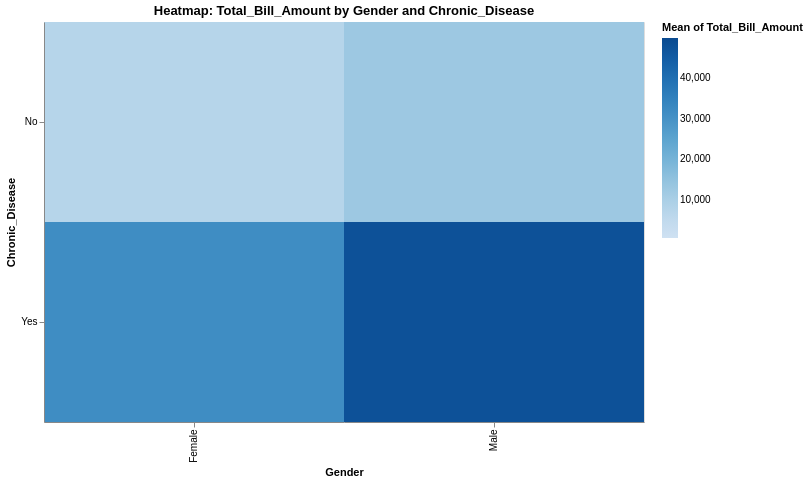

Vega-Lite specification for this chart:
### Vega-Lite specification from a JSON file in a GitHub repository (floating-point values rounded to 4 significant figures; data arrays with more than 128 entries replaced by an {"elided": "..."} marker saying what was removed)
{"$schema": "https://vega.github.io/schema/vega-lite/v5.json", "title": "Heatmap: Total_Bill_Amount by Gender and Chronic_Disease", "width": 600, "height": 400, "data": {"values": {"elided": "500 records"}}, "mark": "rect", "encoding": {"x": {"field": "Gender", "type": "nominal", "scale": {}}, "y": {"field": "Chronic_Disease", "type": "nominal", "scale": {}}, "color": {"aggregate": "mean", "field": "Total_Bill_Amount", "type": "quantitative", "scale": {"scheme": "blues"}}, "tooltip": [{"field": "Gender", "type": "nominal"}, {"field": "Chronic_Disease", "type": "nominal"}, {"field": "Total_Bill_Amount", "type": "quantitative"}]}, "transform": [], "params": []}
